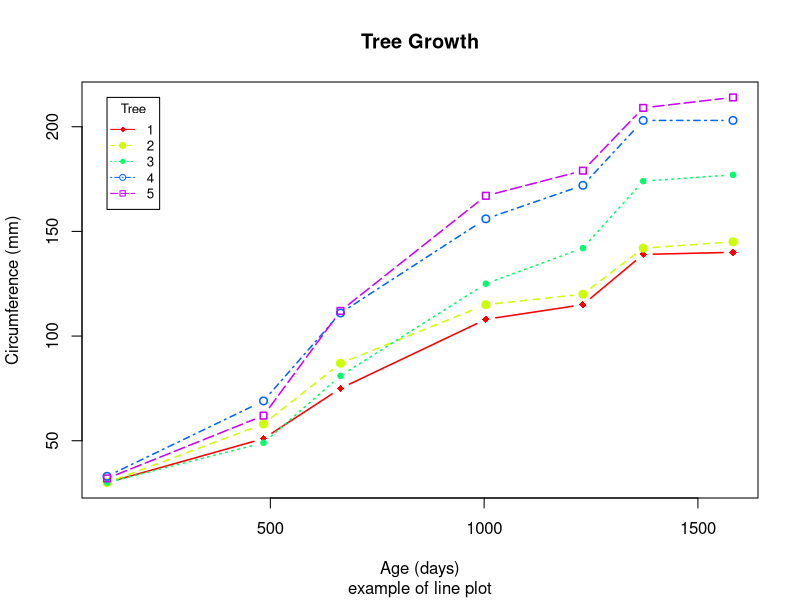

This chart was generated by the following R code:
# Create Line Chart

# convert factor to numeric for convenience 
Orange$Tree <- as.numeric(Orange$Tree) 
ntrees <- max(Orange$Tree)

# get the range for the x and y axis 
xrange <- range(Orange$age) 
yrange <- range(Orange$circumference) 

# set up the plot 
plot(xrange, yrange, type="n", xlab="Age (days)",
  	ylab="Circumference (mm)" ) 
colors <- rainbow(ntrees) 
linetype <- c(1:ntrees) 
plotchar <- seq(18,18+ntrees,1)

# add lines 
for (i in 1:ntrees) { 
  tree <- subset(Orange, Tree==i) 
  lines(tree$age, tree$circumference, type="b", lwd=1.5,
    lty=linetype[i], col=colors[i], pch=plotchar[i]) 
} 

# add a title and subtitle 
title("Tree Growth", "example of line plot")

# add a legend 
legend(xrange[1], yrange[2], 1:ntrees, cex=0.8, col=colors,
  	pch=plotchar, lty=linetype, title="Tree")


?
win.graph(10, 8.5, 10)
pdf(file = "c:/proc/prod/test1.pdf", 8, 10, onefile = TRUE, paper = "letter")
dev.off()